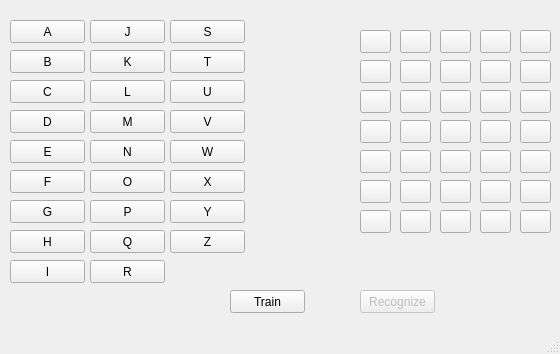
<?xml version="1.0" encoding="UTF-8"?>
<ui version="4.0">
 <class>MainWindow</class>
 <widget class="QMainWindow" name="MainWindow">
  <property name="geometry">
   <rect>
    <x>0</x>
    <y>0</y>
    <width>560</width>
    <height>354</height>
   </rect>
  </property>
  <property name="windowTitle">
   <string>MainWindow</string>
  </property>
  <widget class="QWidget" name="centralwidget">
   <widget class="QPushButton" name="btnA">
    <property name="geometry">
     <rect>
      <x>10</x>
      <y>20</y>
      <width>75</width>
      <height>23</height>
     </rect>
    </property>
    <property name="text">
     <string>A</string>
    </property>
   </widget>
   <widget class="QPushButton" name="btnB">
    <property name="geometry">
     <rect>
      <x>10</x>
      <y>50</y>
      <width>75</width>
      <height>23</height>
     </rect>
    </property>
    <property name="text">
     <string>B</string>
    </property>
   </widget>
   <widget class="QPushButton" name="btnC">
    <property name="geometry">
     <rect>
      <x>10</x>
      <y>80</y>
      <width>75</width>
      <height>23</height>
     </rect>
    </property>
    <property name="text">
     <string>C</string>
    </property>
   </widget>
   <widget class="QPushButton" name="btnD">
    <property name="geometry">
     <rect>
      <x>10</x>
      <y>110</y>
      <width>75</width>
      <height>23</height>
     </rect>
    </property>
    <property name="text">
     <string>D</string>
    </property>
   </widget>
   <widget class="QPushButton" name="btnE">
    <property name="geometry">
     <rect>
      <x>10</x>
      <y>140</y>
      <width>75</width>
      <height>23</height>
     </rect>
    </property>
    <property name="text">
     <string>E</string>
    </property>
   </widget>
   <widget class="QPushButton" name="btnF">
    <property name="geometry">
     <rect>
      <x>10</x>
      <y>170</y>
      <width>75</width>
      <height>23</height>
     </rect>
    </property>
    <property name="text">
     <string>F</string>
    </property>
   </widget>
   <widget class="QPushButton" name="btnG">
    <property name="geometry">
     <rect>
      <x>10</x>
      <y>200</y>
      <width>75</width>
      <height>23</height>
     </rect>
    </property>
    <property name="text">
     <string>G</string>
    </property>
   </widget>
   <widget class="QPushButton" name="btnH">
    <property name="geometry">
     <rect>
      <x>10</x>
      <y>230</y>
      <width>75</width>
      <height>23</height>
     </rect>
    </property>
    <property name="text">
     <string>H</string>
    </property>
   </widget>
   <widget class="QPushButton" name="btnI">
    <property name="geometry">
     <rect>
      <x>10</x>
      <y>260</y>
      <width>75</width>
      <height>23</height>
     </rect>
    </property>
    <property name="text">
     <string>I</string>
    </property>
   </widget>
   <widget class="QPushButton" name="btnJ">
    <property name="geometry">
     <rect>
      <x>90</x>
      <y>20</y>
      <width>75</width>
      <height>23</height>
     </rect>
    </property>
    <property name="text">
     <string>J</string>
    </property>
   </widget>
   <widget class="QPushButton" name="btnK">
    <property name="geometry">
     <rect>
      <x>90</x>
      <y>50</y>
      <width>75</width>
      <height>23</height>
     </rect>
    </property>
    <property name="text">
     <string>K</string>
    </property>
   </widget>
   <widget class="QPushButton" name="btnL">
    <property name="geometry">
     <rect>
      <x>90</x>
      <y>80</y>
      <width>75</width>
      <height>23</height>
     </rect>
    </property>
    <property name="text">
     <string>L</string>
    </property>
   </widget>
   <widget class="QPushButton" name="btnM">
    <property name="geometry">
     <rect>
      <x>90</x>
      <y>110</y>
      <width>75</width>
      <height>23</height>
     </rect>
    </property>
    <property name="text">
     <string>M</string>
    </property>
   </widget>
   <widget class="QPushButton" name="btnN">
    <property name="geometry">
     <rect>
      <x>90</x>
      <y>140</y>
      <width>75</width>
      <height>23</height>
     </rect>
    </property>
    <property name="text">
     <string>N</string>
    </property>
   </widget>
   <widget class="QPushButton" name="btnO">
    <property name="geometry">
     <rect>
      <x>90</x>
      <y>170</y>
      <width>75</width>
      <height>23</height>
     </rect>
    </property>
    <property name="text">
     <string>O</string>
    </property>
   </widget>
   <widget class="QPushButton" name="btnP">
    <property name="geometry">
     <rect>
      <x>90</x>
      <y>200</y>
      <width>75</width>
      <height>23</height>
     </rect>
    </property>
    <property name="text">
     <string>P</string>
    </property>
   </widget>
   <widget class="QPushButton" name="btnQ">
    <property name="geometry">
     <rect>
      <x>90</x>
      <y>230</y>
      <width>75</width>
      <height>23</height>
     </rect>
    </property>
    <property name="text">
     <string>Q</string>
    </property>
   </widget>
   <widget class="QPushButton" name="btnR">
    <property name="geometry">
     <rect>
      <x>90</x>
      <y>260</y>
      <width>75</width>
      <height>23</height>
     </rect>
    </property>
    <property name="text">
     <string>R</string>
    </property>
   </widget>
   <widget class="QPushButton" name="btnS">
    <property name="geometry">
     <rect>
      <x>170</x>
      <y>20</y>
      <width>75</width>
      <height>23</height>
     </rect>
    </property>
    <property name="text">
     <string>S</string>
    </property>
   </widget>
   <widget class="QPushButton" name="btnT">
    <property name="geometry">
     <rect>
      <x>170</x>
      <y>50</y>
      <width>75</width>
      <height>23</height>
     </rect>
    </property>
    <property name="text">
     <string>T</string>
    </property>
   </widget>
   <widget class="QPushButton" name="btnU">
    <property name="geometry">
     <rect>
      <x>170</x>
      <y>80</y>
      <width>75</width>
      <height>23</height>
     </rect>
    </property>
    <property name="text">
     <string>U</string>
    </property>
   </widget>
   <widget class="QPushButton" name="btnV">
    <property name="geometry">
     <rect>
      <x>170</x>
      <y>110</y>
      <width>75</width>
      <height>23</height>
     </rect>
    </property>
    <property name="text">
     <string>V</string>
    </property>
   </widget>
   <widget class="QPushButton" name="btnW">
    <property name="geometry">
     <rect>
      <x>170</x>
      <y>140</y>
      <width>75</width>
      <height>23</height>
     </rect>
    </property>
    <property name="text">
     <string>W</string>
    </property>
   </widget>
   <widget class="QPushButton" name="btnX">
    <property name="geometry">
     <rect>
      <x>170</x>
      <y>170</y>
      <width>75</width>
      <height>23</height>
     </rect>
    </property>
    <property name="text">
     <string>X</string>
    </property>
   </widget>
   <widget class="QPushButton" name="btnY">
    <property name="geometry">
     <rect>
      <x>170</x>
      <y>200</y>
      <width>75</width>
      <height>23</height>
     </rect>
    </property>
    <property name="text">
     <string>Y</string>
    </property>
   </widget>
   <widget class="QPushButton" name="btnZ">
    <property name="geometry">
     <rect>
      <x>170</x>
      <y>230</y>
      <width>75</width>
      <height>23</height>
     </rect>
    </property>
    <property name="text">
     <string>Z</string>
    </property>
   </widget>
   <widget class="QPushButton" name="btn1">
    <property name="geometry">
     <rect>
      <x>360</x>
      <y>30</y>
      <width>31</width>
      <height>23</height>
     </rect>
    </property>
    <property name="text">
     <string/>
    </property>
   </widget>
   <widget class="QPushButton" name="btn2">
    <property name="geometry">
     <rect>
      <x>400</x>
      <y>30</y>
      <width>31</width>
      <height>23</height>
     </rect>
    </property>
    <property name="text">
     <string/>
    </property>
   </widget>
   <widget class="QPushButton" name="btn3">
    <property name="geometry">
     <rect>
      <x>440</x>
      <y>30</y>
      <width>31</width>
      <height>23</height>
     </rect>
    </property>
    <property name="text">
     <string/>
    </property>
   </widget>
   <widget class="QPushButton" name="btn6">
    <property name="geometry">
     <rect>
      <x>360</x>
      <y>60</y>
      <width>31</width>
      <height>23</height>
     </rect>
    </property>
    <property name="text">
     <string/>
    </property>
   </widget>
   <widget class="QPushButton" name="btn7">
    <property name="geometry">
     <rect>
      <x>400</x>
      <y>60</y>
      <width>31</width>
      <height>23</height>
     </rect>
    </property>
    <property name="text">
     <string/>
    </property>
   </widget>
   <widget class="QPushButton" name="btn8">
    <property name="geometry">
     <rect>
      <x>440</x>
      <y>60</y>
      <width>31</width>
      <height>23</height>
     </rect>
    </property>
    <property name="text">
     <string/>
    </property>
   </widget>
   <widget class="QPushButton" name="btn11">
    <property name="geometry">
     <rect>
      <x>360</x>
      <y>90</y>
      <width>31</width>
      <height>23</height>
     </rect>
    </property>
    <property name="text">
     <string/>
    </property>
   </widget>
   <widget class="QPushButton" name="btn12">
    <property name="geometry">
     <rect>
      <x>400</x>
      <y>90</y>
      <width>31</width>
      <height>23</height>
     </rect>
    </property>
    <property name="text">
     <string/>
    </property>
   </widget>
   <widget class="QPushButton" name="btn13">
    <property name="geometry">
     <rect>
      <x>440</x>
      <y>90</y>
      <width>31</width>
      <height>23</height>
     </rect>
    </property>
    <property name="text">
     <string/>
    </property>
   </widget>
   <widget class="QPushButton" name="btn16">
    <property name="geometry">
     <rect>
      <x>360</x>
      <y>120</y>
      <width>31</width>
      <height>23</height>
     </rect>
    </property>
    <property name="text">
     <string/>
    </property>
   </widget>
   <widget class="QPushButton" name="btn17">
    <property name="geometry">
     <rect>
      <x>400</x>
      <y>120</y>
      <width>31</width>
      <height>23</height>
     </rect>
    </property>
    <property name="text">
     <string/>
    </property>
   </widget>
   <widget class="QPushButton" name="btn18">
    <property name="geometry">
     <rect>
      <x>440</x>
      <y>120</y>
      <width>31</width>
      <height>23</height>
     </rect>
    </property>
    <property name="text">
     <string/>
    </property>
   </widget>
   <widget class="QPushButton" name="btn21">
    <property name="geometry">
     <rect>
      <x>360</x>
      <y>150</y>
      <width>31</width>
      <height>23</height>
     </rect>
    </property>
    <property name="text">
     <string/>
    </property>
   </widget>
   <widget class="QPushButton" name="btn22">
    <property name="geometry">
     <rect>
      <x>400</x>
      <y>150</y>
      <width>31</width>
      <height>23</height>
     </rect>
    </property>
    <property name="text">
     <string/>
    </property>
   </widget>
   <widget class="QPushButton" name="btn23">
    <property name="geometry">
     <rect>
      <x>440</x>
      <y>150</y>
      <width>31</width>
      <height>23</height>
     </rect>
    </property>
    <property name="text">
     <string/>
    </property>
   </widget>
   <widget class="QPushButton" name="btn26">
    <property name="geometry">
     <rect>
      <x>360</x>
      <y>180</y>
      <width>31</width>
      <height>23</height>
     </rect>
    </property>
    <property name="text">
     <string/>
    </property>
   </widget>
   <widget class="QPushButton" name="btn27">
    <property name="geometry">
     <rect>
      <x>400</x>
      <y>180</y>
      <width>31</width>
      <height>23</height>
     </rect>
    </property>
    <property name="text">
     <string/>
    </property>
   </widget>
   <widget class="QPushButton" name="btn28">
    <property name="geometry">
     <rect>
      <x>440</x>
      <y>180</y>
      <width>31</width>
      <height>23</height>
     </rect>
    </property>
    <property name="text">
     <string/>
    </property>
   </widget>
   <widget class="QPushButton" name="btn4">
    <property name="geometry">
     <rect>
      <x>480</x>
      <y>30</y>
      <width>31</width>
      <height>23</height>
     </rect>
    </property>
    <property name="text">
     <string/>
    </property>
   </widget>
   <widget class="QPushButton" name="btn9">
    <property name="geometry">
     <rect>
      <x>480</x>
      <y>60</y>
      <width>31</width>
      <height>23</height>
     </rect>
    </property>
    <property name="text">
     <string/>
    </property>
   </widget>
   <widget class="QPushButton" name="btn14">
    <property name="geometry">
     <rect>
      <x>480</x>
      <y>90</y>
      <width>31</width>
      <height>23</height>
     </rect>
    </property>
    <property name="text">
     <string/>
    </property>
   </widget>
   <widget class="QPushButton" name="btn19">
    <property name="geometry">
     <rect>
      <x>480</x>
      <y>120</y>
      <width>31</width>
      <height>23</height>
     </rect>
    </property>
    <property name="text">
     <string/>
    </property>
   </widget>
   <widget class="QPushButton" name="btn24">
    <property name="geometry">
     <rect>
      <x>480</x>
      <y>150</y>
      <width>31</width>
      <height>23</height>
     </rect>
    </property>
    <property name="text">
     <string/>
    </property>
   </widget>
   <widget class="QPushButton" name="btn29">
    <property name="geometry">
     <rect>
      <x>480</x>
      <y>180</y>
      <width>31</width>
      <height>23</height>
     </rect>
    </property>
    <property name="text">
     <string/>
    </property>
   </widget>
   <widget class="QPushButton" name="btn31">
    <property name="geometry">
     <rect>
      <x>360</x>
      <y>210</y>
      <width>31</width>
      <height>23</height>
     </rect>
    </property>
    <property name="text">
     <string/>
    </property>
   </widget>
   <widget class="QPushButton" name="btn32">
    <property name="geometry">
     <rect>
      <x>400</x>
      <y>210</y>
      <width>31</width>
      <height>23</height>
     </rect>
    </property>
    <property name="text">
     <string/>
    </property>
   </widget>
   <widget class="QPushButton" name="btn33">
    <property name="geometry">
     <rect>
      <x>440</x>
      <y>210</y>
      <width>31</width>
      <height>23</height>
     </rect>
    </property>
    <property name="text">
     <string/>
    </property>
   </widget>
   <widget class="QPushButton" name="btn34">
    <property name="geometry">
     <rect>
      <x>480</x>
      <y>210</y>
      <width>31</width>
      <height>23</height>
     </rect>
    </property>
    <property name="text">
     <string/>
    </property>
   </widget>
   <widget class="QPushButton" name="btnTrain">
    <property name="geometry">
     <rect>
      <x>230</x>
      <y>290</y>
      <width>75</width>
      <height>23</height>
     </rect>
    </property>
    <property name="text">
     <string>Train</string>
    </property>
   </widget>
   <widget class="QPushButton" name="btn5">
    <property name="geometry">
     <rect>
      <x>520</x>
      <y>30</y>
      <width>31</width>
      <height>23</height>
     </rect>
    </property>
    <property name="text">
     <string/>
    </property>
   </widget>
   <widget class="QPushButton" name="btn10">
    <property name="geometry">
     <rect>
      <x>520</x>
      <y>60</y>
      <width>31</width>
      <height>23</height>
     </rect>
    </property>
    <property name="text">
     <string/>
    </property>
   </widget>
   <widget class="QPushButton" name="btn15">
    <property name="geometry">
     <rect>
      <x>520</x>
      <y>90</y>
      <width>31</width>
      <height>23</height>
     </rect>
    </property>
    <property name="text">
     <string/>
    </property>
   </widget>
   <widget class="QPushButton" name="btn20">
    <property name="geometry">
     <rect>
      <x>520</x>
      <y>120</y>
      <width>31</width>
      <height>23</height>
     </rect>
    </property>
    <property name="text">
     <string/>
    </property>
   </widget>
   <widget class="QPushButton" name="btn25">
    <property name="geometry">
     <rect>
      <x>520</x>
      <y>150</y>
      <width>31</width>
      <height>23</height>
     </rect>
    </property>
    <property name="text">
     <string/>
    </property>
   </widget>
   <widget class="QPushButton" name="btn30">
    <property name="geometry">
     <rect>
      <x>520</x>
      <y>180</y>
      <width>31</width>
      <height>23</height>
     </rect>
    </property>
    <property name="text">
     <string/>
    </property>
   </widget>
   <widget class="QPushButton" name="btn35">
    <property name="geometry">
     <rect>
      <x>520</x>
      <y>210</y>
      <width>31</width>
      <height>23</height>
     </rect>
    </property>
    <property name="text">
     <string/>
    </property>
   </widget>
   <widget class="QPushButton" name="btnRecognize">
    <property name="enabled">
     <bool>false</bool>
    </property>
    <property name="geometry">
     <rect>
      <x>360</x>
      <y>290</y>
      <width>75</width>
      <height>23</height>
     </rect>
    </property>
    <property name="text">
     <string>Recognize</string>
    </property>
   </widget>
  </widget>
  <widget class="QMenuBar" name="menubar">
   <property name="geometry">
    <rect>
     <x>0</x>
     <y>0</y>
     <width>560</width>
     <height>21</height>
    </rect>
   </property>
  </widget>
  <widget class="QStatusBar" name="statusbar"/>
 </widget>
 <resources/>
 <connections/>
</ui>
